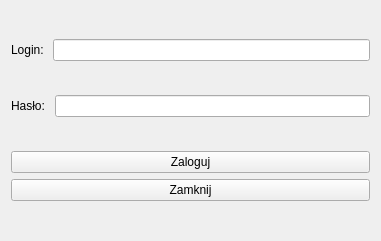
  <widget class="QWidget" name="verticalLayoutWidget">
   <property name="geometry">
    <rect>
     <x>10</x>
     <y>20</y>
     <width>381</width>
     <height>241</height>
    </rect>
   </property>
   <layout class="QVBoxLayout" name="verticalLayout_2">
    <item>
     <layout class="QHBoxLayout" name="horizontalLayout_3">
      <item>
       <widget class="QLabel" name="label_3">
        <property name="text">
         <string>Login: </string>
        </property>
       </widget>
      </item>
      <item>
       <widget class="QLineEdit" name="loginInput"/>
      </item>
     </layout>
    </item>
    <item>
     <layout class="QHBoxLayout" name="horizontalLayout_4">
      <item>
       <widget class="QLabel" name="label_4">
        <property name="text">
         <string>Hasło: </string>
        </property>
       </widget>
      </item>
      <item>
       <widget class="QLineEdit" name="passwordInput"/>
      </item>
     </layout>
    </item>
    <item>
     <layout class="QVBoxLayout" name="verticalLayout_4">
      <item>
       <widget class="QPushButton" name="loginButton">
        <property name="styleSheet">
         <string notr="true">QToolTip {
    border: 1px solid #76797C;
    background-color: #5A7566;
    color: white;
    padding: 0px;                /*remove padding, for fix combobox tooltip.*/
    opacity: 200;
}

QWidget {
    color: #eff0f1;
    background-color: #31363b;
    selection-background-color: #3daee9;
    selection-color: #eff0f1;
    background-clip: border;
    border-image: none;
    border: 0px transparent black;
    outline: 0;
}

QWidget:item:hover {
    background-color: #18465d;
    color: #eff0f1;
}

QWidget:item:selected {
    background-color: #18465d;
}

QCheckBox {
    spacing: 5px;
    outline: none;
    color: #eff0f1;
    margin-bottom: 2px;
}

QCheckBox:disabled {
    color: #76797C;
}

QCheckBox::indicator,
QGroupBox::indicator {
    width: 18px;
    height: 18px;
}

QGroupBox::indicator {
    margin-left: 2px;
}

QCheckBox::indicator:unchecked,
QGroupBox::indicator:unchecked {
    image: url(:/qss_icons/rc/checkbox_unchecked.png);
}

QCheckBox::indicator:unchecked:hover,
QCheckBox::indicator:unchecked:focus,
QCheckBox::indicator:unchecked:pressed,
QGroupBox::indicator:unchecked:hover,
QGroupBox::indicator:unchecked:focus,
QGroupBox::indicator:unchecked:pressed {
    border: none;
    image: url(:/qss_icons/rc/checkbox_unchecked_focus.png);
}

QCheckBox::indicator:checked,
QGroupBox::indicator:checked {
    image: url(:/qss_icons/rc/checkbox_checked.png);
}

QCheckBox::indicator:checked:hover,
QCheckBox::indicator:checked:focus,
QCheckBox::indicator:checked:pressed,
QGroupBox::indicator:checked:hover,
QGroupBox::indicator:checked:focus,
QGroupBox::indicator:checked:pressed {
    border: none;
    image: url(:/qss_icons/rc/checkbox_checked_focus.png);
}

QCheckBox::indicator:indeterminate {
    image: url(:/qss_icons/rc/checkbox_indeterminate.png);
}

QCheckBox::indicator:indeterminate:focus,
QCheckBox::indicator:indeterminate:hover,
QCheckBox::indicator:indeterminate:pressed {
    image: url(:/qss_icons/rc/checkbox_indeterminate_focus.png);
}

QCheckBox::indicator:checked:disabled,
QGroupBox::indicator:checked:disabled {
    image: url(:/qss_icons/rc/checkbox_checked_disabled.png);
}

QCheckBox::indicator:unchecked:disabled,
QGroupBox::indicator:unchecked:disabled {
    image: url(:/qss_icons/rc/checkbox_unchecked_disabled.png);
}

QRadioButton {
    spacing: 5px;
    outline: none;
    color: #eff0f1;
    margin-bottom: 2px;
}

QRadioButton:disabled {
    color: #76797C;
}

QRadioButton::indicator {
    width: 21px;
    height: 21px;
}

QRadioButton::indicator:unchecked {
    image: url(:/qss_icons/rc/radio_unchecked.png);
}

QRadioButton::indicator:unchecked:hover,
QRadioButton::indicator:unchecked:focus,
QRadioButton::indicator:unchecked:pressed {
    border: none;
    outline: none;
    image: url(:/qss_icons/rc/radio_unchecked_focus.png);
}

QRadioButton::indicator:checked {
    border: none;
    outline: none;
    image: url(:/qss_icons/rc/radio_checked.png);
}

QRadioButton::indicator:checked:hover,
QRadioButton::indicator:checked:focus,
QRadioButton::indicator:checked:pressed {
    border: none;
    outline: none;
    image: url(:/qss_icons/rc/radio_checked_focus.png);
}

QRadioButton::indicator:checked:disabled {
    outline: none;
    image: url(:/qss_icons/rc/radio_checked_disabled.png);
}

QRadioButton::indicator:unchecked:disabled {
    image: url(:/qss_icons/rc/radio_unchecked_disabled.png);
}

QMenuBar {
    background-color: #31363b;
    color: #eff0f1;
}

QMenuBar::item {
    background: transparent;
}

QMenuBar::item:selected {
    background: transparent;
    border: 1px solid #76797C;
}

QMenuBar::item:pressed {
    border: 1px solid #76797C;
    background-color: #3daee9;
    color: #eff0f1;
    margin-bottom: -1px;
    padding-bottom: 1px;
}

QMenu {
    border: 1px solid #76797C;
    color: #eff0f1;
    margin: 2px;
}

QMenu::icon {
    margin: 5px;
}

QMenu::item {
    padding: 5px 30px 5px 30px;
    border: 1px solid transparent;
    /* reserve space for selection border */
}

QMenu::item:selected {
    color: #eff0f1;
}

QMenu::separator {
    height: 2px;
    background: lightblue;
    margin-left: 10px;
    margin-right: 5px;
}

QMenu::indicator {
    width: 18px;
    height: 18px;
}


/* non-exclusive indicator = check box style indicator
   (see QActionGroup::setExclusive) */

QMenu::indicator:non-exclusive:unchecked {
    image: url(:/qss_icons/rc/checkbox_unchecked.png);
}

QMenu::indicator:non-exclusive:unchecked:selected {
    image: url(:/qss_icons/rc/checkbox_unchecked_disabled.png);
}

QMenu::indicator:non-exclusive:checked {
    image: url(:/qss_icons/rc/checkbox_checked.png);
}

QMenu::indicator:non-exclusive:checked:selected {
    image: url(:/qss_icons/rc/checkbox_checked_disabled.png);
}


/* exclusive indicator = radio button style indicator (see QActionGroup::setExclusive) */

QMenu::indicator:exclusive:unchecked {
    image: url(:/qss_icons/rc/radio_unchecked.png);
}

QMenu::indicator:exclusive:unchecked:selected {
    image: url(:/qss_icons/rc/radio_unchecked_disabled.png);
}

QMenu::indicator:exclusive:checked {
    image: url(:/qss_icons/rc/radio_checked.png);
}

QMenu::indicator:exclusive:checked:selected {
    image: url(:/qss_icons/rc/radio_checked_disabled.png);
}

QMenu::right-arrow {
    margin: 5px;
    image: url(:/qss_icons/rc/right_arrow.png)
}

QWidget:disabled {
    color: #454545;
    background-color: #31363b;
}

QAbstractItemView {
    alternate-background-color: #31363b;
    color: #eff0f1;
    border: 1px solid #3A3939;
    border-radius: 2px;
}

QWidget:focus,
QMenuBar:focus {
    border: 1px solid #3daee9;
}

QTabWidget:focus,
QCheckBox:focus,
QRadioButton:focus,
QSlider:focus {
    border: none;
}

QLineEdit {
    background-color: #232629;
    padding: 5px;
    border-style: solid;
    border: 1px solid #76797C;
    border-radius: 2px;
    color: #eff0f1;
}

QAbstractItemView QLineEdit {
    padding: 0;
}

QGroupBox {
    border: 1px solid #76797C;
    border-radius: 2px;
    margin-top: 20px;
}

QGroupBox::title {
    subcontrol-origin: margin;
    subcontrol-position: top center;
    padding-left: 10px;
    padding-right: 10px;
    padding-top: 10px;
}

QAbstractScrollArea {
    border-radius: 2px;
    border: 1px solid #76797C;
    background-color: transparent;
}

QScrollBar:horizontal {
    height: 15px;
    margin: 3px 15px 3px 15px;
    border: 1px transparent #2A2929;
    border-radius: 4px;
    background-color: #2A2929;
}

QScrollBar::handle:horizontal {
    background-color: #605F5F;
    min-width: 5px;
    border-radius: 4px;
}

QScrollBar::add-line:horizontal {
    margin: 0px 3px 0px 3px;
    border-image: url(:/qss_icons/rc/right_arrow_disabled.png);
    width: 10px;
    height: 10px;
    subcontrol-position: right;
    subcontrol-origin: margin;
}

QScrollBar::sub-line:horizontal {
    margin: 0px 3px 0px 3px;
    border-image: url(:/qss_icons/rc/left_arrow_disabled.png);
    height: 10px;
    width: 10px;
    subcontrol-position: left;
    subcontrol-origin: margin;
}

QScrollBar::add-line:horizontal:hover,
QScrollBar::add-line:horizontal:on {
    border-image: url(:/qss_icons/rc/right_arrow.png);
    height: 10px;
    width: 10px;
    subcontrol-position: right;
    subcontrol-origin: margin;
}

QScrollBar::sub-line:horizontal:hover,
QScrollBar::sub-line:horizontal:on {
    border-image: url(:/qss_icons/rc/left_arrow.png);
    height: 10px;
    width: 10px;
    subcontrol-position: left;
    subcontrol-origin: margin;
}

QScrollBar::up-arrow:horizontal,
QScrollBar::down-arrow:horizontal {
    background: none;
}

QScrollBar::add-page:horizontal,
QScrollBar::sub-page:horizontal {
    background: none;
}

QScrollBar:vertical {
    background-color: #2A2929;
    width: 15px;
    margin: 15px 3px 15px 3px;
    border: 1px transparent #2A2929;
    border-radius: 4px;
}

QScrollBar::handle:vertical {
    background-color: #605F5F;
    min-height: 5px;
    border-radius: 4px;
}

QScrollBar::sub-line:vertical {
    margin: 3px 0px 3px 0px;
    border-image: url(:/qss_icons/rc/up_arrow_disabled.png);
    height: 10px;
    width: 10px;
    subcontrol-position: top;
    subcontrol-origin: margin;
}

QScrollBar::add-line:vertical {
    margin: 3px 0px 3px 0px;
    border-image: url(:/qss_icons/rc/down_arrow_disabled.png);
    height: 10px;
    width: 10px;
    subcontrol-position: bottom;
    subcontrol-origin: margin;
}

QScrollBar::sub-line:vertical:hover,
QScrollBar::sub-line:vertical:on {
    border-image: url(:/qss_icons/rc/up_arrow.png);
    height: 10px;
    width: 10px;
    subcontrol-position: top;
    subcontrol-origin: margin;
}

QScrollBar::add-line:vertical:hover,
QScrollBar::add-line:vertical:on {
    border-image: url(:/qss_icons/rc/down_arrow.png);
    height: 10px;
    width: 10px;
    subcontrol-position: bottom;
    subcontrol-origin: margin;
}

QScrollBar::up-arrow:vertical,
QScrollBar::down-arrow:vertical {
    background: none;
}

QScrollBar::add-page:vertical,
QScrollBar::sub-page:vertical {
    background: none;
}

QTextEdit {
    background-color: #232629;
    color: #eff0f1;
    border: 1px solid #76797C;
}

QPlainTextEdit {
    background-color: #232629;
    ;
    color: #eff0f1;
    border-radius: 2px;
    border: 1px solid #76797C;
}

QHeaderView::section {
    background-color: #76797C;
    color: #eff0f1;
    padding: 5px;
    border: 1px solid #76797C;
}

QSizeGrip {
    image: url(:/qss_icons/rc/sizegrip.png);
    width: 12px;
    height: 12px;
}

QMainWindow::separator {
    background-color: #31363b;
    color: white;
    padding-left: 4px;
    spacing: 2px;
    border: 1px dashed #76797C;
}

QMainWindow::separator:hover {
    background-color: #787876;
    color: white;
    padding-left: 4px;
    border: 1px solid #76797C;
    spacing: 2px;
}

QMenu::separator {
    height: 1px;
    background-color: #76797C;
    color: white;
    padding-left: 4px;
    margin-left: 10px;
    margin-right: 5px;
}

QFrame {
    border-radius: 2px;
    border: 1px solid #76797C;
}

QFrame[frameShape=&quot;0&quot;] {
    border-radius: 2px;
    border: 1px transparent #76797C;
}

QStackedWidget {
    border: 1px transparent black;
}

QToolBar {
    border: 1px transparent #393838;
    background: 1px solid #31363b;
    font-weight: bold;
}

QToolBar::handle:horizontal {
    image: url(:/qss_icons/rc/Hmovetoolbar.png);
}

QToolBar::handle:vertical {
    image: url(:/qss_icons/rc/Vmovetoolbar.png);
}

QToolBar::separator:horizontal {
    image: url(:/qss_icons/rc/Hsepartoolbar.png);
}

QToolBar::separator:vertical {
    image: url(:/qss_icons/rc/Vsepartoolbar.png);
}

QToolButton#qt_toolbar_ext_button {
    background: #58595a
}

QPushButton {
    color: #eff0f1;
    background-color: #31363b;
    border-width: 1px;
    border-color: #76797C;
    border-style: solid;
    padding: 5px;
    border-radius: 2px;
    outline: none;
}

QPushButton:disabled {
    background-color: #31363b;
    border-width: 1px;
    border-color: #454545;
    border-style: solid;
    padding-top: 5px;
    padding-bottom: 5px;
    padding-left: 10px;
    padding-right: 10px;
    border-radius: 2px;
    color: #454545;
}

QPushButton:focus {
    background-color: #3daee9;
    color: white;
}

QPushButton:pressed {
    background-color: #3daee9;
    padding-top: -15px;
    padding-bottom: -17px;
}

QComboBox {
    selection-background-color: #3daee9;
    border-style: solid;
    border: 1px solid #76797C;
    border-radius: 2px;
    padding: 5px;
    min-width: 75px;
}

QPushButton:checked {
    background-color: #76797C;
    border-color: #6A6969;
}

QComboBox:hover,
QPushButton:hover,
QAbstractSpinBox:hover,
QLineEdit:hover,
QTextEdit:hover,
QPlainTextEdit:hover,
QAbstractView:hover,
QTreeView:hover {
    border: 1px solid #3daee9;
    color: #eff0f1;
}

QComboBox:on {
    padding-top: 3px;
    padding-left: 4px;
    selection-background-color: #4a4a4a;
}

QComboBox QAbstractItemView {
    background-color: #232629;
    border-radius: 2px;
    border: 1px solid #76797C;
    selection-background-color: #18465d;
}

QComboBox::drop-down {
    subcontrol-origin: padding;
    subcontrol-position: top right;
    width: 15px;
    border-left-width: 0px;
    border-left-color: darkgray;
    border-left-style: solid;
    border-top-right-radius: 3px;
    border-bottom-right-radius: 3px;
}

QComboBox::down-arrow {
    image: url(:/qss_icons/rc/down_arrow_disabled.png);
}

QComboBox::down-arrow:on,
QComboBox::down-arrow:hover,
QComboBox::down-arrow:focus {
    image: url(:/qss_icons/rc/down_arrow.png);
}

QAbstractSpinBox {
    padding: 5px;
    border: 1px solid #76797C;
    background-color: #232629;
    color: #eff0f1;
    border-radius: 2px;
    min-width: 75px;
}

QAbstractSpinBox:up-button {
    background-color: transparent;
    subcontrol-origin: border;
    subcontrol-position: center right;
}

QAbstractSpinBox:down-button {
    background-color: transparent;
    subcontrol-origin: border;
    subcontrol-position: center left;
}

QAbstractSpinBox::up-arrow,
QAbstractSpinBox::up-arrow:disabled,
QAbstractSpinBox::up-arrow:off {
    image: url(:/qss_icons/rc/up_arrow_disabled.png);
    width: 10px;
    height: 10px;
}

QAbstractSpinBox::up-arrow:hover {
    image: url(:/qss_icons/rc/up_arrow.png);
}

QAbstractSpinBox::down-arrow,
QAbstractSpinBox::down-arrow:disabled,
QAbstractSpinBox::down-arrow:off {
    image: url(:/qss_icons/rc/down_arrow_disabled.png);
    width: 10px;
    height: 10px;
}

QAbstractSpinBox::down-arrow:hover {
    image: url(:/qss_icons/rc/down_arrow.png);
}

QLabel {
    border: 0px solid black;
}

QTabWidget {
    border: 0px transparent black;
}

QTabWidget::pane {
    border: 1px solid #76797C;
    padding: 5px;
    margin: 0px;
}

QTabWidget::tab-bar {
    /* left: 5px; move to the right by 5px */
}

QTabBar {
    qproperty-drawBase: 0;
    border-radius: 3px;
}

QTabBar:focus {
    border: 0px transparent black;
}

QTabBar::close-button {
    image: url(:/qss_icons/rc/close.png);
    background: transparent;
}

QTabBar::close-button:hover {
    image: url(:/qss_icons/rc/close-hover.png);
    background: transparent;
}

QTabBar::close-button:pressed {
    image: url(:/qss_icons/rc/close-pressed.png);
    background: transparent;
}


/* TOP TABS */

QTabBar::tab:top {
    color: #eff0f1;
    border: 1px solid #76797C;
    border-bottom: 1px transparent black;
    background-color: #31363b;
    padding: 5px;
    min-width: 50px;
    border-top-left-radius: 2px;
    border-top-right-radius: 2px;
}

QTabBar::tab:top:selected {
    color: #eff0f1;
    background-color: #54575B;
    border: 1px solid #76797C;
    border-bottom: 2px solid #3daee9;
    border-top-left-radius: 2px;
    border-top-right-radius: 2px;
}

QTabBar::tab:top:!selected:hover {
    background-color: #3daee9;
}


/* BOTTOM TABS */

QTabBar::tab:bottom {
    color: #eff0f1;
    border: 1px solid #76797C;
    border-top: 1px transparent black;
    background-color: #31363b;
    padding: 5px;
    border-bottom-left-radius: 2px;
    border-bottom-right-radius: 2px;
    min-width: 50px;
}

QTabBar::tab:bottom:selected {
    color: #eff0f1;
    background-color: #54575B;
    border: 1px solid #76797C;
    border-top: 2px solid #3daee9;
    border-bottom-left-radius: 2px;
    border-bottom-right-radius: 2px;
}

QTabBar::tab:bottom:!selected:hover {
    background-color: #3daee9;
}


/* LEFT TABS */

QTabBar::tab:left {
    color: #eff0f1;
    border: 1px solid #76797C;
    border-left: 1px transparent black;
    background-color: #31363b;
    padding: 5px;
    border-top-right-radius: 2px;
    border-bottom-right-radius: 2px;
    min-height: 50px;
}

QTabBar::tab:left:selected {
    color: #eff0f1;
    background-color: #54575B;
    border: 1px solid #76797C;
    border-left: 2px solid #3daee9;
    border-top-right-radius: 2px;
    border-bottom-right-radius: 2px;
}

QTabBar::tab:left:!selected:hover {
    background-color: #3daee9;
}


/* RIGHT TABS */

QTabBar::tab:right {
    color: #eff0f1;
    border: 1px solid #76797C;
    border-right: 1px transparent black;
    background-color: #31363b;
    padding: 5px;
    border-top-left-radius: 2px;
    border-bottom-left-radius: 2px;
    min-height: 50px;
}

QTabBar::tab:right:selected {
    color: #eff0f1;
    background-color: #54575B;
    border: 1px solid #76797C;
    border-right: 2px solid #3daee9;
    border-top-left-radius: 2px;
    border-bottom-left-radius: 2px;
}

QTabBar::tab:right:!selected:hover {
    background-color: #3daee9;
}

QTabBar QToolButton::right-arrow:enabled {
    image: url(:/qss_icons/rc/right_arrow.png);
}

QTabBar QToolButton::left-arrow:enabled {
    image: url(:/qss_icons/rc/left_arrow.png);
}

QTabBar QToolButton::right-arrow:disabled {
    image: url(:/qss_icons/rc/right_arrow_disabled.png);
}

QTabBar QToolButton::left-arrow:disabled {
    image: url(:/qss_icons/rc/left_arrow_disabled.png);
}

QDockWidget {
    background: #31363b;
    border: 1px solid #403F3F;
    titlebar-close-icon: url(:/qss_icons/rc/close.png);
    titlebar-normal-icon: url(:/qss_icons/rc/undock.png);
}

QDockWidget::close-button,
QDockWidget::float-button {
    border: 1px solid transparent;
    border-radius: 2px;
    background: transparent;
}

QDockWidget::close-button:hover,
QDockWidget::float-button:hover {
    background: rgba(255, 255, 255, 10);
}

QDockWidget::close-button:pressed,
QDockWidget::float-button:pressed {
    padding: 1px -1px -1px 1px;
    background: rgba(255, 255, 255, 10);
}

QTreeView,
QListView {
    border: 1px solid #76797C;
    background-color: #232629;
}

QTreeView:branch:selected,
QTreeView:branch:hover {
    background: url(:/qss_icons/rc/transparent.png);
}

QTreeView::branch:has-siblings:!adjoins-item {
    border-image: url(:/qss_icons/rc/transparent.png);
}

QTreeView::branch:has-siblings:adjoins-item {
    border-image: url(:/qss_icons/rc/transparent.png);
}

QTreeView::branch:!has-children:!has-siblings:adjoins-item {
    border-image: url(:/qss_icons/rc/transparent.png);
}

QTreeView::branch:has-children:!has-siblings:closed,
QTreeView::branch:closed:has-children:has-siblings {
    image: url(:/qss_icons/rc/branch_closed.png);
}

QTreeView::branch:open:has-children:!has-siblings,
QTreeView::branch:open:has-children:has-siblings {
    image: url(:/qss_icons/rc/branch_open.png);
}

QTreeView::branch:has-children:!has-siblings:closed:hover,
QTreeView::branch:closed:has-children:has-siblings:hover {
    image: url(:/qss_icons/rc/branch_closed-on.png);
}

QTreeView::branch:open:has-children:!has-siblings:hover,
QTreeView::branch:open:has-children:has-siblings:hover {
    image: url(:/qss_icons/rc/branch_open-on.png);
}

QListView::item:!selected:hover,
QTreeView::item:!selected:hover {
    background: #18465d;
    outline: 0;
    color: #eff0f1
}

QListView::item:selected:hover,
QTreeView::item:selected:hover {
    background: #287399;
    color: #eff0f1;
}

QTreeView::indicator:checked,
QListView::indicator:checked {
    image: url(:/qss_icons/rc/checkbox_checked.png);
}

QTreeView::indicator:unchecked,
QListView::indicator:unchecked {
    image: url(:/qss_icons/rc/checkbox_unchecked.png);
}

QTreeView::indicator:indeterminate,
QListView::indicator:indeterminate {
    image: url(:/qss_icons/rc/checkbox_indeterminate.png);
}

QTreeView::indicator:checked:hover,
QTreeView::indicator:checked:focus,
QTreeView::indicator:checked:pressed,
QListView::indicator:checked:hover,
QListView::indicator:checked:focus,
QListView::indicator:checked:pressed {
    image: url(:/qss_icons/rc/checkbox_checked_focus.png);
}

QTreeView::indicator:unchecked:hover,
QTreeView::indicator:unchecked:focus,
QTreeView::indicator:unchecked:pressed,
QListView::indicator:unchecked:hover,
QListView::indicator:unchecked:focus,
QListView::indicator:unchecked:pressed {
    image: url(:/qss_icons/rc/checkbox_unchecked_focus.png);
}

QTreeView::indicator:indeterminate:hover,
QTreeView::indicator:indeterminate:focus,
QTreeView::indicator:indeterminate:pressed,
QListView::indicator:indeterminate:hover,
QListView::indicator:indeterminate:focus,
QListView::indicator:indeterminate:pressed {
    image: url(:/qss_icons/rc/checkbox_indeterminate_focus.png);
}

QSlider::groove:horizontal {
    border: 1px solid #565a5e;
    height: 4px;
    background: #565a5e;
    margin: 0px;
    border-radius: 2px;
}

QSlider::handle:horizontal {
    background: #232629;
    border: 1px solid #565a5e;
    width: 16px;
    height: 16px;
    margin: -8px 0;
    border-radius: 9px;
}

QSlider::sub-page:horizontal {
    border: 1px solid #565a5e;
    height: 4px;
    background: #3daee9;
    margin: 0px;
    border-radius: 2px;
}

QSlider::groove:vertical {
    border: 1px solid #565a5e;
    width: 4px;
    background: #565a5e;
    margin: 0px;
    border-radius: 3px;
}

QSlider::handle:vertical {
    background: #232629;
    border: 1px solid #565a5e;
    width: 16px;
    height: 16px;
    margin: 0 -8px;
    border-radius: 9px;
}

QSlider::sub-page:vertical {
    border: 1px solid #565a5e;
    width: 4px;
    background: #3daee9;
    margin: 0px;
    border-radius: 3px;
}

QToolButton {
    background-color: transparent;
    border: 1px transparent #76797C;
    border-radius: 2px;
    margin: 3px;
    padding: 5px;
}

QToolButton[popupMode=&quot;1&quot;] {
    /* only for MenuButtonPopup */
    padding-right: 20px;
    /* make way for the popup button */
    border: 1px #76797C;
    border-radius: 5px;
}

QToolButton[popupMode=&quot;2&quot;] {
    /* only for InstantPopup */
    padding-right: 10px;
    /* make way for the popup button */
    border: 1px #76797C;
}

QToolButton:hover,
QToolButton::menu-button:hover {
    background-color: transparent;
    border: 1px solid #3daee9;
    padding: 5px;
}

QToolButton:checked,
QToolButton:pressed,
QToolButton::menu-button:pressed {
    background-color: #3daee9;
    border: 1px solid #3daee9;
    padding: 5px;
}


/* the subcontrol below is used only in the InstantPopup or DelayedPopup mode */

QToolButton::menu-indicator {
    image: url(:/qss_icons/rc/down_arrow.png);
    top: -7px;
    left: -2px;
    /* shift it a bit */
}


/* the subcontrols below are used only in the MenuButtonPopup mode */

QToolButton::menu-button {
    border: 1px transparent #76797C;
    border-top-right-radius: 6px;
    border-bottom-right-radius: 6px;
    /* 16px width + 4px for border = 20px allocated above */
    width: 16px;
    outline: none;
}

QToolButton::menu-arrow {
    image: url(:/qss_icons/rc/down_arrow.png);
}

QToolButton::menu-arrow:open {
    border: 1px solid #76797C;
}

QPushButton::menu-indicator {
    subcontrol-origin: padding;
    subcontrol-position: bottom right;
    bottom: 5px;
}

QTableView {
    border: 1px solid #76797C;
    gridline-color: #31363b;
    background-color: #232629;
}

QTableView,
QHeaderView {
    border-radius: 0px;
}

QTableView::item:pressed,
QListView::item:pressed,
QTreeView::item:pressed {
    background: #18465d;
    color: #eff0f1;
}

QTableView::item:selected:active,
QTreeView::item:selected:active,
QListView::item:selected:active {
    background: #287399;
    color: #eff0f1;
}

QHeaderView {
    background-color: #31363b;
    border: 1px transparent;
    border-radius: 0px;
    margin: 0px;
    padding: 0px;
}

QHeaderView::section {
    background-color: #31363b;
    color: #eff0f1;
    padding: 5px;
    border: 1px solid #76797C;
    border-radius: 0px;
    text-align: center;
}

QHeaderView::section::vertical::first,
QHeaderView::section::vertical::only-one {
    border-top: 1px solid #76797C;
}

QHeaderView::section::vertical {
    border-top: transparent;
}

QHeaderView::section::horizontal::first,
QHeaderView::section::horizontal::only-one {
    border-left: 1px solid #76797C;
}

QHeaderView::section::horizontal {
    border-left: transparent;
}

QHeaderView::section:checked {
    color: white;
    background-color: #334e5e;
}


/* style the sort indicator */

QHeaderView::down-arrow {
    image: url(:/qss_icons/rc/down_arrow.png);
}

QHeaderView::up-arrow {
    image: url(:/qss_icons/rc/up_arrow.png);
}

QTableCornerButton::section {
    background-color: #31363b;
    border: 1px transparent #76797C;
    border-radius: 0px;
}

QToolBox {
    padding: 5px;
    border: 1px transparent black;
}

QToolBox::tab {
    color: #eff0f1;
    background-color: #31363b;
    border: 1px solid #76797C;
    border-bottom: 1px transparent #31363b;
    border-top-left-radius: 5px;
    border-top-right-radius: 5px;
}

QToolBox::tab:selected {
    /* italicize selected tabs */
    font: italic;
    background-color: #31363b;
    border-color: #3daee9;
}

QStatusBar::item {
    border: 0px transparent dark;
}

QFrame[height=&quot;3&quot;],
QFrame[width=&quot;3&quot;] {
    background-color: #76797C;
}

QSplitter::handle {
    border: 1px dashed #76797C;
}

QSplitter::handle:hover {
    background-color: #787876;
    border: 1px solid #76797C;
}

QSplitter::handle:horizontal {
    width: 1px;
}

QSplitter::handle:vertical {
    height: 1px;
}

QProgressBar {
    border: 1px solid #76797C;
    border-radius: 5px;
    text-align: center;
}

QProgressBar::chunk {
    background-color: #05B8CC;
}

QDateEdit {
    selection-background-color: #3daee9;
    border-style: solid;
    border: 1px solid #3375A3;
    border-radius: 2px;
    padding: 1px;
    min-width: 75px;
}

QDateEdit:on {
    padding-top: 3px;
    padding-left: 4px;
    selection-background-color: #4a4a4a;
}

QDateEdit QAbstractItemView {
    background-color: #232629;
    border-radius: 2px;
    border: 1px solid #3375A3;
    selection-background-color: #3daee9;
}

QDateEdit::drop-down {
    subcontrol-origin: padding;
    subcontrol-position: top right;
    width: 15px;
    border-left-width: 0px;
    border-left-color: darkgray;
    border-left-style: solid;
    border-top-right-radius: 3px;
    border-bottom-right-radius: 3px;
}

QDateEdit::down-arrow {
    image: url(:/qss_icons/rc/down_arrow_disabled.png);
}

QDateEdit::down-arrow:on,
QDateEdit::down-arrow:hover,
QDateEdit::down-arrow:focus {
    image: url(:/qss_icons/rc/down_arrow.png);
}
</string>
        </property>
        <property name="text">
         <string>Zaloguj</string>
        </property>
       </widget>
      </item>
      <item>
       <widget class="QPushButton" name="closeButton">
        <property name="text">
         <string>Zamknij</string>
        </property>
       </widget>
      </item>
     </layout>
    </item>
   </layout>
  </widget>
